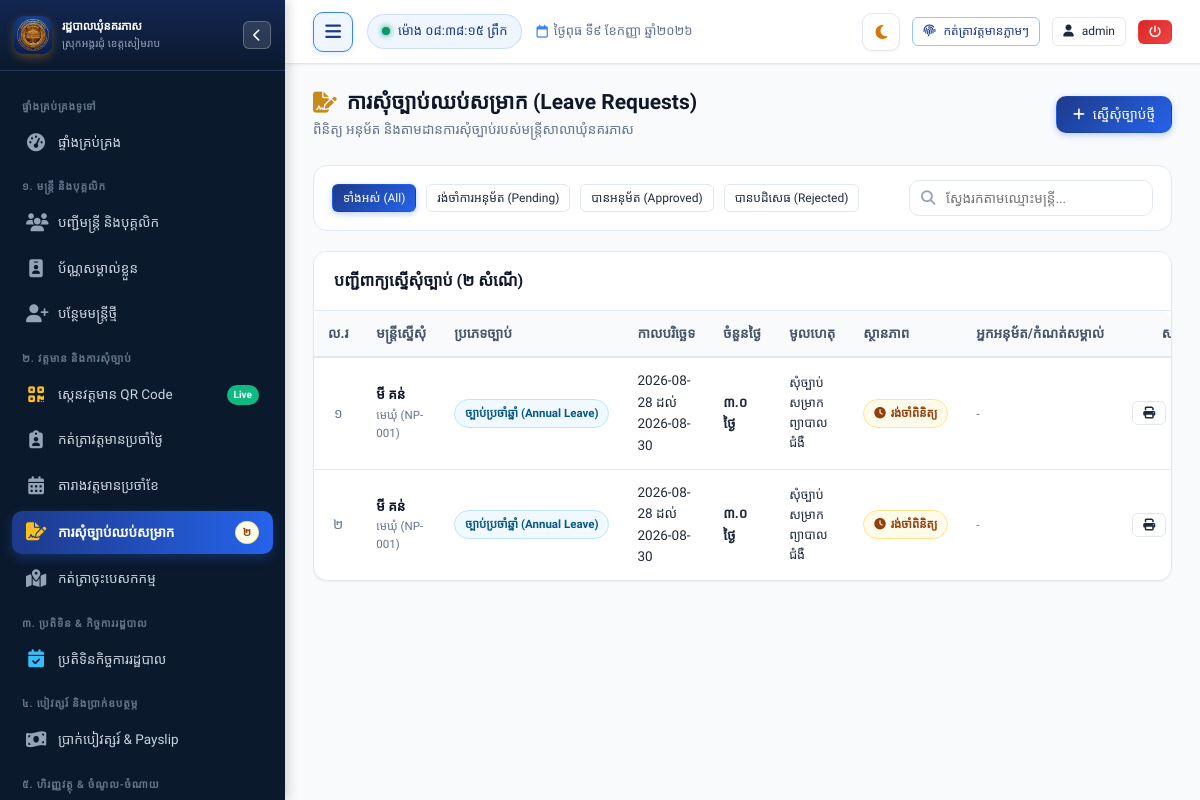
Screenshot of /leave (signed in) with the database file from the repository.
### tables this page shows
CREATE TABLE leave_requests (
        id INTEGER PRIMARY KEY AUTOINCREMENT,
        staff_id INTEGER NOT NULL,
        leave_type TEXT NOT NULL, -- 'annual', 'sick', 'personal', 'maternity', 'special'
        start_date TEXT NOT NULL,
        end_date TEXT NOT NULL,
        total_days REAL NOT NULL DEFAULT 1,
        reason TEXT NOT NULL,
        attachment TEXT,
        status TEXT DEFAULT 'pending', -- 'pending', 'approved', 'rejected'
        approved_by INTEGER,
        approval_remarks TEXT,
        approved_at TIMESTAMP,
        created_at TIMESTAMP DEFAULT CURRENT_TIMESTAMP,
        FOREIGN KEY (staff_id) REFERENCES staff (id) ON DELETE CASCADE
    );

CREATE TABLE staff (
        id INTEGER PRIMARY KEY AUTOINCREMENT,
        officer_code TEXT UNIQUE NOT NULL,
        name_kh TEXT NOT NULL,
        name_en TEXT NOT NULL,
        gender TEXT NOT NULL, -- 'ប្រុស', 'ស្រី'
        dob TEXT NOT NULL,
        national_id TEXT,
        phone TEXT,
        email TEXT,
        village TEXT NOT NULL,
        commune TEXT DEFAULT 'នគរភាស',
        district TEXT DEFAULT 'វ៉ារិន',
        province TEXT DEFAULT 'សៀមរាប',
        address TEXT,
        category TEXT NOT NULL, -- 'council', 'clerk', 'contract', 'village'
        position_title_kh TEXT NOT NULL,
        position_title_en TEXT,
        cadre_level TEXT, -- កម្រិតក្របខណ្ឌ
        appointment_date TEXT,
        contract_end_date TEXT,
        base_salary REAL DEFAULT 0,
        position_allowance REAL DEFAULT 0,
        family_allowance REAL DEFAULT 0,
        education_level TEXT,
        photo TEXT,
        status TEXT DEFAULT 'active', -- 'active', 'resigned', 'retired', 'suspended'
        emergency_contact TEXT,
        notes TEXT,
        created_at TIMESTAMP DEFAULT CURRENT_TIMESTAMP,
        updated_at TIMESTAMP DEFAULT CURRENT_TIMESTAMP
    );

### app.py (the view)
@app.route("/leave")
@login_required
def leave_list():
    status_filter = request.args.get("status", "all")
    conn = get_db()
    cursor = conn.cursor()
    query = """
        SELECT l.*, s.officer_code, s.name_kh, s.position_title_kh, s.category,
               u.full_name as approver_name
        FROM leave_requests l
        JOIN staff s ON l.staff_id = s.id
        LEFT JOIN users u ON l.approved_by = u.id
        WHERE 1=1
    """
    params = []
    if session.get("role") == "staff":
        query += " AND l.staff_id = ?"
        params.append(session.get("staff_id", 0))
    if status_filter in ["pending", "approved", "rejected"]:
        query += " AND l.status = ?"
        params.append(status_filter)
    query += " ORDER BY l.created_at DESC"
    cursor.execute(query, params)
    leave_requests = cursor.fetchall()
    conn.close()
    return render_template(
        "leave/list.html",
        leave_requests=leave_requests,
        status_filter=status_filter
    )

### app.py (called while the page is built, shortened)
@app.teardown_appcontext
def teardown_db(exception=None):
    close_db_connection(exception)

@app.after_request
def add_cache_headers(response):
    if request.path.startswith('/static/css') or request.path.startswith('/static/js'):
        response.headers['Cache-Control'] = 'no-cache, must-revalidate'
    elif request.path.startswith('/static') or request.path == '/favicon.ico':
        response.headers['Cache-Control'] = 'public, max-age=86400'
    return response

@app.before_request
def ensure_database_ready():
    if request.path.startswith('/static') or request.path == '/favicon.ico':
        return

@app.template_filter("kh_num")
def kh_num_filter(val):
    return to_khmer_num(val)

### database.py (called while the page is built, shortened)
def _raw_create_connection():
    conn = sqlite3.connect(DB_PATH)
    conn.row_factory = sqlite3.Row
    conn.execute("PRAGMA foreign_keys = ON")
    conn.execute("PRAGMA journal_mode = WAL")
    conn.execute("PRAGMA synchronous = NORMAL")
    conn.execute("PRAGMA cache_size = -64000")
    return SqliteConnectionWrapper(conn)

def get_db():
    global _DB_SCHEMA_INITIALIZED
    conn = None
    try:
        from flask import g, has_request_context
        if has_request_context():
            if not hasattr(g, 'db') or g.db is None:
                g.db = _raw_create_connection()
            conn = g.db
    except ImportError:
        pass
    if conn is None:
        conn = _raw_create_connection()
    if not _DB_SCHEMA_INITIALIZED:
        _DB_SCHEMA_INITIALIZED = True
        try:
            init_db(conn)
        except Exception as e:
            print(f"[Auto Schema Init Notice] {e}")
    return conn

def close_db_connection(e=None):
    try:
        from flask import g, has_request_context
        if has_request_context():
            db = getattr(g, 'db', None)
            if db is not None:
                g.db = None
                db._real_close()
    except ImportError:
        pass

    def cursor(self):
        return self._conn.cursor()

    def close(self):
        try:
            from flask import g, has_request_context
            if has_request_context() and getattr(g, 'db', None) is self:
                return
        except ImportError:
            pass
        self._real_close()

### templates/leave/list.html (shortened to what this page needs)
{% extends "base.html" %}
{% block content %}
<div class="page-header">
  <div class="page-header-title">
    <h1>
      <i class="fa-solid fa-file-signature text-gold"></i>
      <span>ការសុំច្បាប់ឈប់សម្រាក (Leave Requests)</span>
    </h1>
    <p>ពិនិត្យ អនុម័ត និងតាមដានការសុំច្បាប់របស់មន្ត្រីសាលាឃុំនគរភាស</p>
  </div>
  <div class="page-actions">
    <a href="{{ url_for('leave_request_create') }}" class="btn btn-primary">
      <i class="fa-solid fa-plus"></i>
      <span>ស្នើសុំច្បាប់ថ្មី</span>
    </a>
  </div>
</div>
<div class="filter-toolbar">
  <div class="filter-group">
    <a href="{{ url_for('leave_list', status='all') }}" class="btn btn-sm {% if status_filter == 'all' %}btn-primary{% else %}btn-outline{% endif %}">
      ទាំងអស់ (All)
    </a>
    <a href="{{ url_for('leave_list', status='pending') }}" class="btn btn-sm {% if status_filter == 'pending' %}btn-warning{% else %}btn-outline{% endif %}">
      រង់ចាំការអនុម័ត (Pending)
    </a>
    <a href="{{ url_for('leave_list', status='approved') }}" class="btn btn-sm {% if status_filter == 'approved' %}btn-success{% else %}btn-outline{% endif %}">
      បានអនុម័ត (Approved)
    </a>
    <a href="{{ url_for('leave_list', status='rejected') }}" class="btn btn-sm {% if status_filter == 'rejected' %}btn-danger{% else %}btn-outline{% endif %}">
      បានបដិសេធ (Rejected)
    </a>
  </div>
  <div class="search-input-wrapper">
    <i class="fa-solid fa-magnifying-glass search-icon"></i>
    <input type="text" id="table-client-search" class="form-control" placeholder="ស្វែងរកតាមឈ្មោះមន្ត្រី...">
  </div>
</div>
<div class="card">
  <div class="card-header">
    <div class="card-title">
      <span>បញ្ជីពាក្យស្នើសុំច្បាប់ ({{ leave_requests | length | kh_num }} សំណើ)</span>
    </div>
  </div>
  <div class="card-body" style="padding: 0;">
    <div class="table-responsive">
      <table class="custom-table filterable-table">
        <thead>
          <tr>
            <th style="width: 50px; text-align: center;">ល.រ</th>
            <th>មន្ត្រីស្នើសុំ</th>
            <th>ប្រភេទច្បាប់</th>
            <th>កាលបរិច្ឆេទ</th>
            <th>ចំនួនថ្ងៃ</th>
            <th>មូលហេតុ</th>
            <th>ស្ថានភាព</th>
            <th>អ្នកអនុម័ត/កំណត់សម្គាល់</th>
            <th style="text-align: center; width: 140px;">សកម្មភាព</th>
          </tr>
        </thead>
        <tbody>
          {% for l in leave_requests %}
          <tr>
            <td style="text-align: center; color: var(--text-muted);">{{ loop.index | kh_num }}</td>
            <td>
              <div style="font-weight: 600; color: var(--primary-dark);">{{ l.name_kh }}</div>
              <div style="font-size: 11.5px; color: var(--text-muted);">{{ l.position_title_kh }} ({{ l.officer_code }})</div>
            </td>
            <td>
              <span class="badge badge-info">{{ LEAVE_TYPES.get(l.leave_type, l.leave_type) }}</span>
            </td>
            <td>
              <div>{{ l.start_date }} ដល់ {{ l.end_date }}</div>
            </td>
            <td><strong>{{ l.total_days | kh_num }} ថ្ងៃ</strong></td>
            <td>
              <div style="max-width: 250px; white-space: normal; font-size: 12.5px;">{{ l.reason }}</div>
            </td>
            <td>
              {% if l.status == 'approved' %}
              <span class="badge badge-success"><i class="fa-solid fa-check"></i> បានអនុម័ត</span>
              {% elif l.status == 'rejected' %}
              <span class="badge badge-danger"><i class="fa-solid fa-xmark"></i> បានបដិសេធ</span>
              {% else %}
              <span class="badge badge-warning"><i class="fa-solid fa-clock"></i> រង់ចាំពិនិត្យ</span>
              {% endif %}
            </td>
            <td>
              {% if l.approver_name %}
              <div style="font-size: 12px; font-weight: 600;">{{ l.approver_name }}</div>
              <div style="font-size: 11px; color: var(--text-muted);">{{ l.approval_remarks or '-' }}</div>
              {% else %}
              <span style="color: var(--text-muted); font-size: 12px;">-</span>
              {% endif %}
            </td>
            <td style="text-align: center;">
              <div style="display: flex; justify-content: center; gap: 6px;">
                <a href="{{ url_for('leave_print_slip', leave_id=l.id) }}" target="_blank" class="btn btn-sm btn-outline" title="បោះពុម្ពលិខិតអនុញ្ញាតច្បាប់">
                  <i class="fa-solid fa-print"></i>
                </a>
              </div>
            </td>
          </tr>
          {% endfor %}
        </tbody>
      </table>
    </div>
  </div>
</div>
{% endblock %}

### rows the page displays
leave_requests: name_kh "មី គន់", position_title_kh "មេឃុំ", officer_code "NP-001", get "ច្បាប់ប្រចាំឆ្នាំ (Annual Leave)", start_date "2026-08-28", end_date "2026-08-30", total_days|kh_num "៣.០", reason "សុំច្បាប់សម្រាកព្យាបាលជំងឺ", status "pending" (drawn)
leave_requests: name_kh "មី គន់", position_title_kh "មេឃុំ", officer_code "NP-001", get "ច្បាប់ប្រចាំឆ្នាំ (Annual Leave)", start_date "2026-08-28", end_date "2026-08-30", total_days|kh_num "៣.០", reason "សុំច្បាប់សម្រាកព្យាបាលជំងឺ", status "pending" (drawn)

### other values shown
{{ pending_leaves_count | kh_num }} "២"
{{ today_khmer }} "ថ្ងៃពុធ ទី៩ ខែកញ្ញា ឆ្នាំ២០២៦"
{{ session.username }} "admin"
{{ leave_requests | length | kh_num }} "២"
